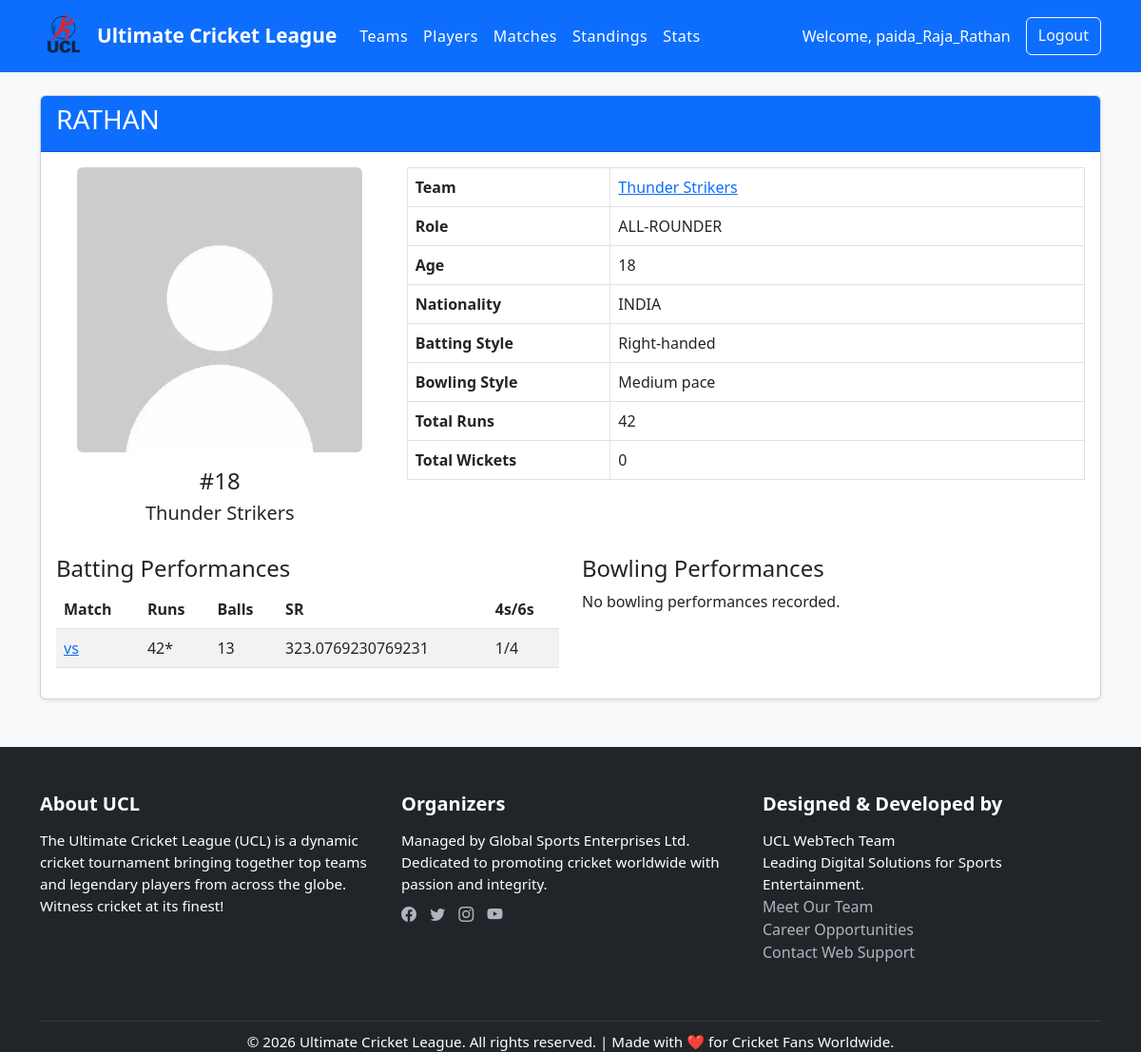
Page /players/2/ (signed in) on the committed database.
### tournament/models.py (models this page shows, shortened)
class Player(models.Model):
    BATTING_STYLE = [
        ('Right', 'Right-handed'),
        ('Left', 'Left-handed'),
    ]
    BOWLING_STYLE = [
        ('Fast', 'Fast bowler'),
        ('Medium', 'Medium pace'),
        ('Spin', 'Spin bowler'),
        ('NA', 'Not a bowler'),
    ]
    name = models.CharField(max_length=100)
    team = models.ForeignKey(Team, on_delete=models.CASCADE, related_name='players')
    age = models.PositiveIntegerField()
    nationality = models.CharField(max_length=100)
    batting_style = models.CharField(max_length=10, choices=BATTING_STYLE)
    bowling_style = models.CharField(max_length=10, choices=BOWLING_STYLE)
    role = models.CharField(max_length=50)
    photo = models.ImageField(upload_to='player_photos/', null=True, blank=True)
    jersey_number = models.PositiveIntegerField()
    total_runs = models.PositiveIntegerField(default=0)
    total_balls_faced = models.PositiveIntegerField(default=0)
    total_fours = models.PositiveIntegerField(default=0)
    total_sixes = models.PositiveIntegerField(default=0)
    highest_score = models.PositiveIntegerField(default=0)
    fifties = models.PositiveIntegerField(default=0)
    centuries = models.PositiveIntegerField(default=0)
    total_wickets = models.PositiveIntegerField(default=0)
    total_overs_bowled = models.DecimalField(max_digits=5, decimal_places=1, default=0)
    total_runs_conceded = models.PositiveIntegerField(default=0)
    best_bowling_wickets = models.PositiveIntegerField(default=0)
    best_bowling_runs = models.PositiveIntegerField(default=0)
    total_catches = models.PositiveIntegerField(default=0)
    total_stumpings = models.PositiveIntegerField(default=0)
    total_run_outs = models.PositiveIntegerField(default=0)
    out = models.BooleanField(default=False)
    wicket_type = models.CharField(max_length=20, blank=True, null=True)
    @property
    def total_runs(self):
        return sum(performance.runs for performance in self.batting_performances.all())
    @property
    def total_wickets(self):
        return sum(performance.wickets for performance in self.bowling_performances.all())

class Team(models.Model):
    name = models.CharField(max_length=100, unique=True)
    short_name = models.CharField(max_length=3, blank=True)
    logo = models.ImageField(upload_to='team_logos/', null=True, blank=True)
    home_ground = models.CharField(max_length=100)
    captain = models.ForeignKey('Player', on_delete=models.SET_NULL, null=True, blank=True, related_name='captain_of')
    coach = models.CharField(max_length=100)
    founded = models.PositiveIntegerField()
    public = models.BooleanField(default=True)
    manager = models.ForeignKey(User, on_delete=models.CASCADE, related_name='managed_teams', null=True, blank=True)
    matches_played = models.PositiveIntegerField(default=0)
    wins = models.PositiveIntegerField(default=0)
    losses = models.PositiveIntegerField(default=0)
    draws = models.PositiveIntegerField(default=0)
    points = models.PositiveIntegerField(default=0)  # Added concrete points field
    total_matches = models.IntegerField(default=0)
    wins = models.IntegerField(default=0)
    losses = models.IntegerField(default=0)
    draws = models.IntegerField(default=0)
    points = models.IntegerField(default=0)

class BattingPerformance(models.Model):
    player = models.ForeignKey(Player, on_delete=models.CASCADE, related_name='batting_performances')
    match = models.ForeignKey(Match, on_delete=models.CASCADE, related_name='batting_performances')
    runs = models.PositiveIntegerField(default=0)
    balls_faced = models.PositiveIntegerField(default=0)
    fours = models.PositiveIntegerField(default=0)
    sixes = models.PositiveIntegerField(default=0)
    not_out = models.BooleanField(default=False)
    innings = models.PositiveIntegerField(default=1)
    bowler = models.ForeignKey(Player, on_delete=models.SET_NULL, null=True, blank=True, related_name='bowling_dismissals')
    @property
    def strike_rate(self):
        if self.balls_faced > 0:
            return (self.runs / self.balls_faced) * 100
        return 0

### tournament/views.py (the view)
# urls.py: path('players/<int:player_id>/', views.player_detail, name='player_detail'),
@login_required
def player_detail(request, player_id):
    player = get_object_or_404(Player, pk=player_id)
    batting_performances = player.batting_performances.all().order_by('-match__date')
    bowling_performances = player.bowling_performances.all().order_by('-match__date')
    context = {
        'player': player,
        'batting_performances': batting_performances,
        'bowling_performances': bowling_performances,
    }
    return render(request, 'tournament/player_detail.html', context)

### tournament/templates/tournament/player_detail.html (shortened to what this page needs)
{% extends 'tournament/base.html' %}
{% load humanize %}
{% load static%}
{% block content %}
    <div class="card mb-4">
        <div class="card-header bg-primary text-white">
            <h3>{{ player.name }}</h3>
        </div>
        <div class="card-body">
            <div class="row">
                <div class="col-md-4 text-center">
                    {% if player.photo %}
                        <img src="{{ player.photo.url }}" alt="{{ player.name }}" class="img-fluid rounded mb-3" style="max-height: 300px;">
                    {% endif %}
                    <h4>#{{ player.jersey_number }}</h4>
                    <h5>{{ player.team.name }}</h5>
                </div>
                <div class="col-md-8">
                    <table class="table table-bordered">
                        <tr>
                            <th width="30%">Team</th>
                            <td><a href="{% url 'team_detail' player.team.id %}">{{ player.team.name }}</a></td>
                        </tr>
                        <tr>
                            <th>Role</th>
                            <td>{{ player.role }}</td>
                        </tr>
                        <tr>
                            <th>Age</th>
                            <td>{{ player.age }}</td>
                        </tr>
                        <tr>
                            <th>Nationality</th>
                            <td>{{ player.nationality }}</td>
                        </tr>
                        <tr>
                            <th>Batting Style</th>
                            <td>{{ player.get_batting_style_display }}</td>
                        </tr>
                        <tr>
                            <th>Bowling Style</th>
                            <td>{{ player.get_bowling_style_display }}</td>
                        </tr>
                        <tr>
                            <th>Total Runs</th>
                            <td>{{ player.total_runs }}</td>
                        </tr>
                        <tr>
                            <th>Total Wickets</th>
                            <td>{{ player.total_wickets }}</td>
                        </tr>
                    </table>
                </div>
            </div>
            <div class="row mt-4">
                <div class="col-md-6">
                    <h4>Batting Performances</h4>
                    {% if batting_performances %}
                        <div class="table-responsive">
                            <table class="table table-striped">
                                <thead>
                                    <tr>
                                        <th>Match</th>
                                        <th>Runs</th>
                                        <th>Balls</th>
                                        <th>SR</th>
                                        <th>4s/6s</th>
                                    </tr>
                                </thead>
                                <tbody>
                                    {% for performance in batting_performances %}
                                        <tr>
                                            <td>
                                                <a href="{% url 'match_detail' performance.match.id %}">
                                                    vs {{ performance.match.get_opponent_team.name }}
                                                </a>
                                            </td>
                                            <td>{{ performance.runs }}{% if performance.not_out %}*{% endif %}</td>
                                            <td>{{ performance.balls_faced }}</td>
                                            <td>{{ performance.strike_rate }}</td>
                                            <td>{{ performance.fours }}/{{ performance.sixes }}</td>
                                        </tr>
                                    {% endfor %}
                                </tbody>
                            </table>
                        </div>
                    {% else %}
                        <p>No batting performances recorded.</p>
                    {% endif %}
                </div>
                <div class="col-md-6">
                    <h4>Bowling Performances</h4>
                    {% if bowling_performances %}
                        <div class="table-responsive">
                            <table class="table table-striped">
                                <thead>
                                    <tr>
                                        <th>Match</th>
                                        <th>Overs</th>
                                        <th>Wickets</th>
                                        <th>Runs</th>
                                        <th>Econ</th>
                                    </tr>
                                </thead>
                                <tbody>
                                    {% for performance in bowling_performances %}
                                        <tr>
                                            <td>
                                                <a href="{% url 'match_detail' performance.match.id %}">
                                                    vs {{ performance.match.get_opponent_team.name }}
                                                </a>
                                            </td>
                                            <td>{{ performance.overs }}</td>
                                            <td>{{ performance.wickets }}</td>
                                            <td>{{ performance.runs_conceded }}</td>
                                            <td>{{ performance.economy }}</td>
                                        </tr>
                                    {% endfor %}
                                </tbody>
                            </table>
                        </div>
                    {% else %}
                        <p>No bowling performances recorded.</p>
                    {% endif %}
                </div>
            </div>
        </div>
    </div>
{% endblock %}

### tournament/templates/tournament/base.html (shortened to what this page needs)
{% load static %}
<!DOCTYPE html>
<html lang="en">
<head>
  <link rel="stylesheet" href="https://cdn.jsdelivr.net/npm/bootstrap@5.3.0/dist/css/bootstrap.min.css">
  <link rel="stylesheet" href="https://cdn.jsdelivr.net/npm/bootstrap-icons@1.10.0/font/bootstrap-icons.css">
  <link rel="stylesheet" href="{% static 'tournament/css/style.css' %}">
</head>
<body style="background-color: #f8f9fa; font-family: 'Segoe UI', Tahoma, Geneva, Verdana, sans-serif;">
  <nav class="navbar navbar-expand-lg navbar-dark bg-primary">
    <div class="container">
        <a class="navbar-brand" href="{% url 'index' %}">
            <img src="{% static 'tournament/images/new_logo.png' %}" alt="UCL Logo">
            <span class="navbar-brand-text">Ultimate Cricket League</span>
          </a>
      <div class="collapse navbar-collapse" id="navbarNav">
        <ul class="navbar-nav me-auto">
          <li class="nav-item"><a class="nav-link" href="{% url 'teams' %}">Teams</a></li>
          <li class="nav-item"><a class="nav-link" href="{% url 'players' %}">Players</a></li>
          <li class="nav-item"><a class="nav-link" href="{% url 'matches' %}">Matches</a></li>
          <li class="nav-item"><a class="nav-link" href="{% url 'standings' %}">Standings</a></li>
          <li class="nav-item"><a class="nav-link" href="{% url 'player_stats' %}">Stats</a></li>
        </ul>
        <div class="d-flex">
          {% if user.is_authenticated %}
            <span class="navbar-text me-3">Welcome, {{ user.username }}</span>
            <a href="{% url 'logout' %}" class="btn btn-outline-light">Logout</a>
          {% else %}
            <a href="{% url 'login' %}" class="btn btn-outline-light me-2">Login</a>
            <a href="{% url 'register' %}" class="btn btn-outline-light">Register</a>
          {% endif %}
        </div>
      </div>
    </div>
  </nav>
  <main class="container my-4">
    {% block content %}{% endblock %}
  </main>
  <footer class="pt-5">
    <div class="container">
      <div class="row">
        <div class="col-md-4 mb-4">
          <h5>About UCL</h5>
          <p>The Ultimate Cricket League (UCL) is a dynamic cricket tournament bringing together top teams and legendary players from across the globe. Witness cricket at its finest!</p>
        </div>
        <div class="col-md-4 mb-4">
          <h5>Organizers</h5>
          <p>Managed by Global Sports Enterprises Ltd.<br>Dedicated to promoting cricket worldwide with passion and integrity.</p>
          <div class="social-icons mt-2">
            <a href="#"><i class="bi bi-facebook"></i></a>
            <a href="#"><i class="bi bi-twitter"></i></a>
            <a href="#"><i class="bi bi-instagram"></i></a>
            <a href="#"><i class="bi bi-youtube"></i></a>
          </div>
        </div>
        <div class="col-md-4 mb-4">
          <h5>Designed & Developed by</h5>
          <p>UCL WebTech Team<br>Leading Digital Solutions for Sports Entertainment.</p>
          <ul class="list-unstyled">
            <li><a href="#">Meet Our Team</a></li>
            <li><a href="#">Career Opportunities</a></li>
            <li><a href="#">Contact Web Support</a></li>
          </ul>
        </div>
      </div>
      <div class="text-center footer-bottom">
        <p>&copy; {% now "Y" %} Ultimate Cricket League. All rights reserved. | Made with ❤️ for Cricket Fans Worldwide.</p>
      </div>
    </div>
  </footer>
</body>
</html>

### tournament/static/tournament/css/style.css (style rules this page uses)
body { background-color: #f8f9fa; font-family: 'Segoe UI', Tahoma, Geneva, Verdana, sans-serif; }
.card { box-shadow: 0 0.125rem 0.25rem rgba(0, 0, 0, 0.075); margin-bottom: 20px; }
.card-header { font-weight: bold; }
.table-responsive { overflow-x: auto; }
.table th { white-space: nowrap; }
.bg-primary { background-color: #0d6efd !important; }
.navbar-brand img { margin-right: 10px; }
footer { margin-top: 50px; }

### tournament/templates/tournament/base.html (style rules this page uses)
.navbar-nav .nav-link { color: white !important; padding: 10px 15px; transition: all 0.3s ease; font-weight: 500; letter-spacing: 0.5px; }
.navbar-brand { font-weight: bold; font-size: 1.3rem; transition: transform 0.3s ease; display: flex; align-items: center; transition: transform 0.3s, opacity 0.3s ease; }
.navbar-brand img { height: 50px; width: auto; margin-right: 10px; transition: all 0.3s ease; }
.navbar-text { color: #ffffff; }
footer { background-color: #212529; color: #ffffff; padding-top: 40px; }
footer h5 { font-weight: bold; margin-bottom: 15px; }
footer a { color: #adb5bd; text-decoration: none; transition: color 0.3s; }
footer p { margin: 0; font-size: 0.95rem; }
.footer-bottom { border-top: 1px solid #3a3b3c; margin-top: 20px; padding-top: 10px; font-size: 0.85rem; }
.social-icons a { color: #adb5bd; margin-right: 10px; transition: color 0.3s; }

### rows in the picture
Player: name "RATHAN", photo (picture), jersey_number "18", team.name "Thunder Strikers", role "ALL-ROUNDER", age "18", nationality "INDIA", batting_style "Right-handed", bowling_style "Medium pace", total_runs "42", total_wickets "0"
BattingPerformance: runs "42", balls_faced "13", strike_rate "323.0769230769231", fours "1", sixes "4"

### other values in the picture
{{ user.username }} "paida_Raja_Rathan"
